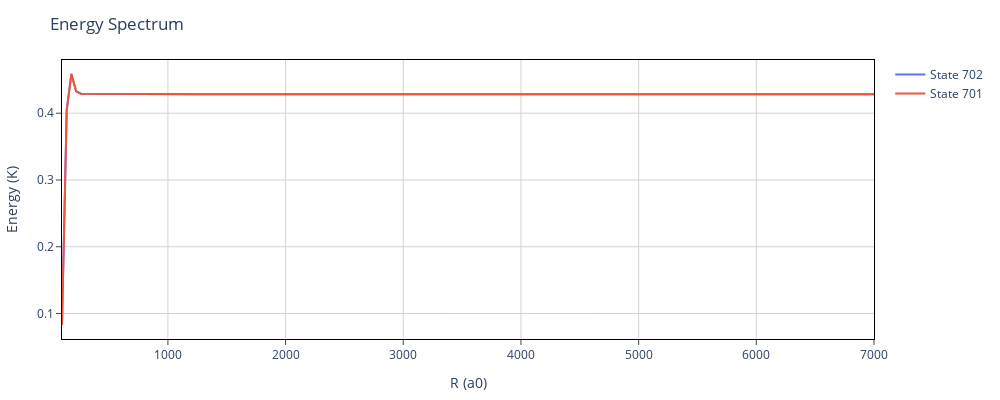

This figure's notebook cell:
### Code cell
p = plotScan(H, sols_R, stateOI = [[0.0, 2.0], [0.0, 1.0], [0.0, 1.0]], units = "K")
plotScan(p, H, sols_R, stateOI = [[0.0, 0.0], [0.0, 1.0], [0.0, 1.0]], units = "K")

### Figure 1 — Plotly figure (JSON) as saved in the notebook; plotly's stock layout.template omitted (floating-point values rounded to 4 significant figures)
{"data": [{"name": "State 702", "text": ["0.039 | 1, 1, 2, -1, 6, 1 > + 0.039 | 2, -1, 1, 1, 6, 1 > + 0.035 | 1, 0, 2, -1, 6, 2 >", "0.035 | 0, 0, 2, -2, 4, 4 > + 0.035 | 2, -2, 0, 0, 4, 4 > + 0.034 | 1, 1, 2, -1, 6, 2 >", "0.082 | 0, 0, 2, 0, 2, 1 > + 0.082 | 2, 0, 0, 0, 2, 1 > + 0.052 | 2, 0, 1, 0, 2, 1 >", "0.102 | 2, 0, 0, 0, 2, 1 > + 0.102 | 0, 0, 2, 0, 2, 1 > + 0.074 | 2, 0, 1, 0, 2, 1 >", "0.075 | 1, 0, 0, 0, 4, -1 > + 0.075 | 0, 0, 1, 0, 4, -1 > + 0.063 | 2, 0, 1, 0, 4, -1 >", "0.077 | 0, 0, 1, 0, 4, 1 > + 0.077 | 1, 0, 0, 0, 4, 1 > + 0.069 | 1, 0, 1, 0, 4, 1 >", "0.078 | 1, 0, 1, 0, 4, -1 > + 0.078 | 1, 0, 0, 0, 4, -1 > + 0.078 | 0, 0, 1, 0, 4, -1 >", "0.105 | 1, 0, 1, 0, 2, 2 > + 0.093 | 1, 0, 1, 0, 6, 2 > + 0.079 | 0, 0, 1, 0, 2, 2 >", "0.128 | 1, 0, 1, 0, 2, 2 > + 0.096 | 0, 0, 1, 0, 2, 2 > + 0.096 | 1, 0, 0, 0, 2, 2 >", "0.15 | 1, 0, 1, 0, 2, -2 > + 0.111 | 1, 0, 0, 0, 2, -2 > + 0.111 | 0, 0, 1, 0, 2, -2 >", "0.21 | 1, 0, 1, 0, 2, -1 > + 0.134 | 0, 0, 1, 0, 2, -1 > + 0.134 | 1, 0, 0, 0, 2, -1 >", "0.21 | 1, 0, 1, 0, 2, -1 > + 0.134 | 0, 0, 1, 0, 2, -1 > + 0.134 | 1, 0, 0, 0, 2, -1 >", "0.195 | 1, 0, 1, 0, 2, 1 > + 0.128 | 0, 0, 1, 0, 2, 1 > + 0.128 | 1, 0, 0, 0, 2, 1 >", "0.196 | 1, 0, 1, 0, 2, -1 > + 0.131 | 1, 0, 0, 0, 2, -1 > + 0.131 | 0, 0, 1, 0, 2, -1 >", "0.207 | 1, 0, 1, 0, 2, 1 > + 0.138 | 1, 0, 0, 0, 2, 1 > + 0.138 | 0, 0, 1, 0, 2, 1 >", "0.214 | 1, 0, 1, 0, 2, -1 > + 0.144 | 0, 0, 1, 0, 2, -1 > + 0.144 | 1, 0, 0, 0, 2, -1 >", "0.219 | 1, 0, 1, 0, 2, 1 > + 0.147 | 1, 0, 0, 0, 2, 1 > + 0.147 | 0, 0, 1, 0, 2, 1 >", "0.223 | 1, 0, 1, 0, 2, 1 > + 0.15 | 0, 0, 1, 0, 2, 1 > + 0.15 | 1, 0, 0, 0, 2, 1 >", "0.224 | 1, 0, 1, 0, 2, -1 > + 0.15 | 1, 0, 0, 0, 2, -1 > + 0.15 | 0, 0, 1, 0, 2, -1 >", "0.228 | 1, 0, 1, 0, 2, 1 > + 0.153 | 0, 0, 1, 0, 2, 1 > + 0.153 | 1, 0, 0, 0, 2, 1 >", "0.146 | 1, 0, 1, 0, 2, 1 > + 0.098 | 1, 0, 0, 0, 2, 1 > + 0.098 | 0, 0, 1, 0, 2, 1 >", "0.232 | 1, 0, 1, 0, 2, 1 > + 0.156 | 0, 0, 1, 0, 2, 1 > + 0.156 | 1, 0, 0, 0, 2, 1 >", "0.211 | 1, 0, 1, 0, 2, 0 > + 0.142 | 0, 0, 1, 0, 2, 0 > + 0.142 | 1, 0, 0, 0, 2, 0 >"], "type": "scatter", "x": [100, 140, 180, 220, 260, 300.0, 340, 380, 420, 460, 500, 500, 900, 1300.0, 1700, 2100, 2500, 2900, 3000, 4000, 5000, 6000, 7000], "y": [0.08322, 0.4058, 0.4588, 0.433, 0.4293, 0.4292, 0.429, 0.4288, 0.4287, 0.4286, 0.4285, 0.4285, 0.4284, 0.4284, 0.4284, 0.4284, 0.4284, 0.4284, 0.4284, 0.4284, 0.4284, 0.4284, 0.4284]}, {"name": "State 701", "text": ["0.033 | 2, 2, 2, -2, 2, 2 > + 0.033 | 2, -2, 2, 2, 2, 2 > + 0.032 | 2, -2, 2, 2, 4, 2 >", "0.045 | 1, 0, 1, -1, 4, 0 > + 0.045 | 1, -1, 1, 0, 4, 0 > + 0.043 | 1, -1, 1, 0, 6, 0 >", "0.082 | 2, 0, 0, 0, 2, -1 > + 0.082 | 0, 0, 2, 0, 2, -1 > + 0.052 | 1, 0, 2, 0, 2, -1 >", "0.156 | 1, 0, 1, 0, 6, -5 > + 0.133 | 1, 0, 0, 0, 6, -5 > + 0.133 | 0, 0, 1, 0, 6, -5 >", "0.075 | 1, 0, 0, 0, 4, 1 > + 0.075 | 0, 0, 1, 0, 4, 1 > + 0.063 | 2, 0, 1, 0, 4, 1 >", "0.077 | 1, 0, 0, 0, 4, -1 > + 0.077 | 0, 0, 1, 0, 4, -1 > + 0.069 | 1, 0, 1, 0, 4, -1 >", "0.095 | 1, 0, 1, 0, 6, 0 > + 0.076 | 1, 0, 1, 0, 0, 0 > + 0.061 | 1, 0, 0, 0, 6, 0 >", "0.097 | 1, 0, 1, 0, 0, 0 > + 0.076 | 1, 0, 1, 0, 6, 0 > + 0.073 | 0, 0, 1, 0, 0, 0 >", "0.12 | 1, 0, 1, 0, 0, 0 > + 0.089 | 0, 0, 1, 0, 0, 0 > + 0.089 | 1, 0, 0, 0, 0, 0 >", "0.147 | 1, 0, 1, 0, 0, 0 > + 0.105 | 0, 0, 1, 0, 0, 0 > + 0.105 | 1, 0, 0, 0, 0, 0 >", "0.176 | 1, 0, 1, 0, 0, 0 > + 0.122 | 1, 0, 0, 0, 0, 0 > + 0.122 | 0, 0, 1, 0, 0, 0 >", "0.176 | 1, 0, 1, 0, 0, 0 > + 0.122 | 1, 0, 0, 0, 0, 0 > + 0.122 | 0, 0, 1, 0, 0, 0 >", "0.125 | 1, 0, 1, 0, 2, 0 > + 0.11 | 1, 0, 1, 0, 0, 0 > + 0.079 | 1, 0, 0, 0, 2, 0 >", "0.121 | 1, 0, 1, 0, 2, 0 > + 0.106 | 1, 0, 1, 0, 0, 0 > + 0.08 | 0, 0, 1, 0, 2, 0 >", "0.118 | 1, 0, 1, 0, 0, 0 > + 0.111 | 1, 0, 1, 0, 2, 0 > + 0.079 | 0, 0, 1, 0, 0, 0 >", "0.131 | 1, 0, 1, 0, 0, 0 > + 0.099 | 1, 0, 1, 0, 2, 0 > + 0.088 | 1, 0, 0, 0, 0, 0 >", "0.144 | 1, 0, 1, 0, 0, 0 > + 0.097 | 0, 0, 1, 0, 0, 0 > + 0.097 | 1, 0, 0, 0, 0, 0 >", "0.156 | 1, 0, 1, 0, 0, 0 > + 0.105 | 0, 0, 1, 0, 0, 0 > + 0.105 | 1, 0, 0, 0, 0, 0 >", "0.158 | 1, 0, 1, 0, 0, 0 > + 0.106 | 0, 0, 1, 0, 0, 0 > + 0.106 | 1, 0, 0, 0, 0, 0 >", "0.181 | 1, 0, 1, 0, 0, 0 > + 0.122 | 0, 0, 1, 0, 0, 0 > + 0.122 | 1, 0, 0, 0, 0, 0 >", "0.196 | 1, 0, 1, 0, 0, 0 > + 0.132 | 0, 0, 1, 0, 0, 0 > + 0.132 | 1, 0, 0, 0, 0, 0 >", "0.207 | 1, 0, 1, 0, 0, 0 > + 0.139 | 0, 0, 1, 0, 0, 0 > + 0.139 | 1, 0, 0, 0, 0, 0 >", "0.214 | 1, 0, 1, 0, 0, 0 > + 0.144 | 1, 0, 0, 0, 0, 0 > + 0.144 | 0, 0, 1, 0, 0, 0 >"], "type": "scatter", "x": [100, 140, 180, 220, 260, 300.0, 340, 380, 420, 460, 500, 500, 900, 1300.0, 1700, 2100, 2500, 2900, 3000, 4000, 5000, 6000, 7000], "y": [0.08274, 0.4043, 0.4588, 0.4327, 0.4293, 0.4292, 0.429, 0.4288, 0.4287, 0.4286, 0.4285, 0.4285, 0.4284, 0.4284, 0.4284, 0.4284, 0.4284, 0.4284, 0.4284, 0.4284, 0.4284, 0.4284, 0.4284]}], "layout": {"height": 400, "margin": {"b": 50, "l": 50, "r": 50, "t": 60}, "plot_bgcolor": "white", "title": "Energy Spectrum", "width": 1000, "xaxis": {"gridcolor": "lightgrey", "linecolor": "black", "mirror": true, "showline": true, "ticks": "outside", "title": "R (a0)"}, "yaxis": {"gridcolor": "lightgrey", "linecolor": "black", "mirror": true, "showline": true, "ticks": "outside", "title": "Energy (K)"}}}
